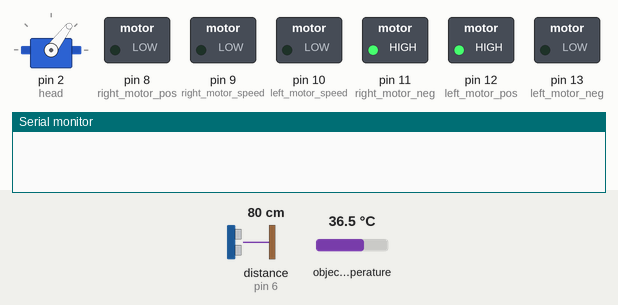
The sketch below on a simulated Arduino Uno, built with avr-gcc and run on an emulated ATmega328P. Shown: servo, switched loads named in the sketch (green lamp = pin HIGH), the last lines printed to the serial monitor. Wiring (inferred from the names in the program): ultrasonic range finder: trigger pin 5; echo pin 6. Inputs (shaded band) come from the test bench; at power-on: distance to the obstacle (sensor on pin 6) 80 cm, object temperature 36.5 °C. The echo pulse lasts 58.3 µs per cm; pins used as bus, display or sensor lines are not drawn.

Above: at 5.4 s.
5.5 s: distance to the obstacle (sensor on pin 6) set to 49 cm
At 6.7 s:
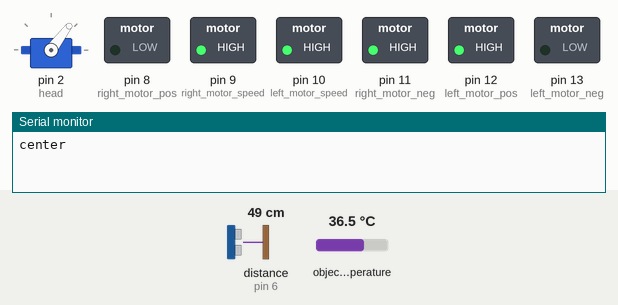
7.5 s: distance to the obstacle (sensor on pin 6) set to 40 cm
At 8.7 s:
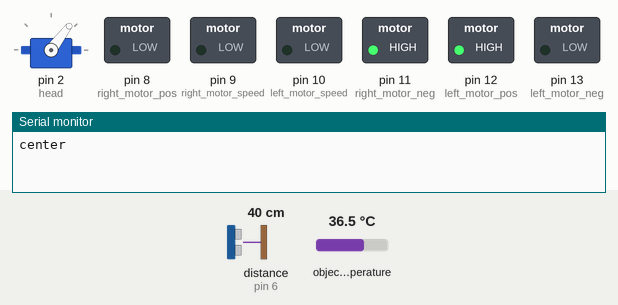
Timing chart, 0 to 10.5 s (numbered marks = the images above; inputs shaded):
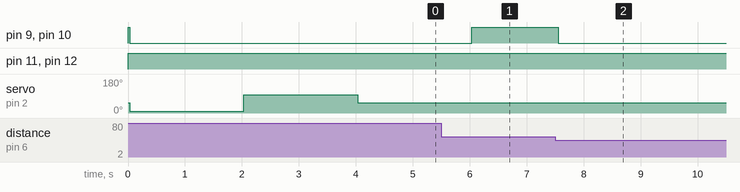

The sketch:

follow_me_bot.ino
```cpp
/******************************************************************************
MLX90614 ------------- Arduino
  VDD ------------------ 3.3V
  VSS ------------------ GND
  SDA ------------------ SDA (A4 on older boards) WHITE
  SCL ------------------ SCL (A5 on older boards) YELLOW

******************************************************************************/

/*Pin 9 sets the enable and speed of shield outputs 1 & 2
Pin 10 sets the enable and speed of shield outputs 3 & 4
Pin 8 from Uno controls the state of shield output 1
Pin 11 from Uno controls the state of shield output 2
Pin 12 from Uno controls the state of shield output 3
Pin 13 from Uno controls the state of shield output 4
*/

#include <Wire.h> // I2C library, required for MLX90614
#include <SparkFunMLX90614.h> // SparkFunMLX90614 Arduino library
#include <Servo.h>

IRTherm therm; // Create an IRTherm object to interact with throughout

int right_motor_pos = 8; // pin 8 --- motor (+) white wire
int right_motor_neg = 11; // pin 11 --- motor (-) black wire
int right_motor_speed = 9; // pin 9 --- motor speed signal

int left_motor_pos = 12; // pin 12 --- motor (+) white wire
int left_motor_neg = 13; // pin 13 --- motor (-) black wire
int left_motor_speed = 10; // pin 10 --- motor speed signal

#define trigPin 5
#define echoPin 6
long duration, cm, inches;

Servo head;
int pos;

int heat_direction;
int temp;
long distance;

void setup() {
  Serial.begin(9600);
  therm.begin(); // Initialize thermal IR sensor
  therm.setUnit(TEMP_F); // Set the library's units to Farenheit
  head.attach(2);
  pinMode(trigPin, OUTPUT);
  pinMode(echoPin, INPUT);
  pinMode(left_motor_pos, OUTPUT);
  pinMode(left_motor_neg, OUTPUT);
  pinMode(left_motor_speed, OUTPUT);
  pinMode(right_motor_pos, OUTPUT);
  pinMode(right_motor_neg, OUTPUT);
  pinMode(right_motor_speed, OUTPUT);
  head.write(53); /* Center Head*/
}

void loop(){

  go_forward();
  do {
    distance = distance_read();
    temp = temp_read();
    delay(25);
  } while (distance >= 45 and temp < 75);

  if (distance < 45 and temp < 75) {
    go_backward(500);
    turn_left(500);
  } else if (temp >= 75){
    analogWrite(left_motor_speed,0);
    analogWrite(right_motor_speed,0);
    heat_direction = heat_search();
    if (heat_direction == 1) {
      turn_left(200);
      delay(300);
    } else if (heat_direction == 2) {
      turn_right(300);
      delay(300);
    }

    if (heat_direction >= 1 and heat_direction <= 3) {
      temp = temp_read();
      if (temp >= 75) {
        go_forward();
        do {
          distance = distance_read();
          temp = temp_read();
          delay(25);
        } while (distance >= 45 and temp >= 75);

        if (distance < 45) {
          analogWrite(left_motor_speed,0);
          analogWrite(right_motor_speed,0);
          do {
            distance = distance_read();
            delay(25);
          } while (distance < 45);
        }
      }
    }
  }
}

void go_forward() {
  analogWrite(left_motor_speed,255);
  analogWrite(right_motor_speed,255);
  digitalWrite(left_motor_neg,LOW);
  digitalWrite(right_motor_pos,LOW);
  digitalWrite(left_motor_pos,HIGH);
  digitalWrite(right_motor_neg,HIGH);
}

void go_backward(int duration){
  analogWrite(left_motor_speed,255);
  analogWrite(right_motor_speed,255);
  digitalWrite(left_motor_pos,LOW);
  digitalWrite(right_motor_neg,LOW);
  digitalWrite(left_motor_neg,HIGH);
  digitalWrite(right_motor_pos,HIGH);
  delay(duration);
}

void turn_right(int duration){
  analogWrite(left_motor_speed,255);
  analogWrite(right_motor_speed,255);
  digitalWrite(right_motor_neg,LOW);
  digitalWrite(left_motor_neg,LOW);
  digitalWrite(right_motor_pos,HIGH);
  digitalWrite(left_motor_pos,HIGH);
  delay(duration);
}

void turn_left(int duration) {
  analogWrite(left_motor_speed,255);
  analogWrite(right_motor_speed,255);
  digitalWrite(right_motor_pos,LOW);
  digitalWrite(left_motor_pos,LOW);
  digitalWrite(right_motor_neg,HIGH);
  digitalWrite(left_motor_neg,HIGH);
  delay(duration);
}

long distance_read() {

  digitalWrite(trigPin, LOW);
  delayMicroseconds(5);
  digitalWrite(trigPin, HIGH);
  delayMicroseconds(10);
  digitalWrite(trigPin, LOW);

  pinMode(echoPin, INPUT);
  duration = pulseIn(echoPin, HIGH);

  cm = (duration/2) /29.1;

  if (cm == 5 or cm > 3000) {
    distance_read();
  }
  else {
    return(cm);
  }
}

long temp_read()
{
  if (therm.read()) // On success, read() will return 1, on fail 0.
  {
    // Use the object() and ambient() functions to grab the object and ambient
  // temperatures.
  // They'll be floats, calculated out to the unit you set with setUnit().
    /*Serial.println("Object: " + String(therm.object(), 2)); */
  }
  //Serial.println(therm.object());
  return(therm.object());
}

long heat_search(){
  float right_temp;
  float left_temp;
  float center_temp;

  head.write(10);
  delay(2000);
  right_temp = temp_read();

  head.write(96);
  delay(2000);
  left_temp = temp_read();

  head.write(53);
  delay(2000);
  center_temp = temp_read();

  if (left_temp < 75 and right_temp < 75 and center_temp < 75){
    return(0); /* nothing */
  } else if (left_temp > right_temp and left_temp > center_temp){
    Serial.println("left");
    return(1); /* left */
  } else if (right_temp > left_temp and right_temp > center_temp){
    Serial.println("right");
    return(2); /* right */
  } else {
    Serial.println("center");
    return(3); /* center */
  }
}
```

Measured:
- the behaviour switches between 46 and 45 cm on distance to the obstacle (sensor on pin 6) (found by bisection; images 1 and 2)
- after the input at 7.5 s, pin 9 (right_motor_speed), pin 10 (left_motor_speed): HIGH → LOW after 0.06 s
